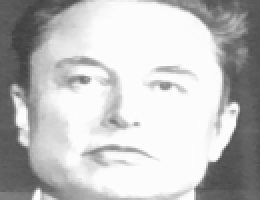
#> input picture 05. Face Recognize Project/dataset/ElonMusk/1.png, 130 x 100 px, given in place of the camera (shown 2 times larger)
$ python create_data.py
#> lines starting #> are read from the running program, lines starting #| are printed output that depends on the picture; after the words box and inside, x2 and y2 are one past the last pixel; in counts of white or black regions, pixels touching at a corner belong together
import cv2 #opencv
import os #library os

haar_file = 'haarcascade_frontalface_default.xml'
datasets = 'dataset'
sub_data = 'Mizra Hala'

path = os.path.join(datasets, sub_data) #/dataset/sanjay

if not os.path.isdir(path): #if this folder is not present
    os.mkdir(path) #create that folder

(width, height) = (130, 100)


face_cascade = cv2.CascadeClassifier(haar_file) #loading face detection alg.
webcam = cv2.VideoCapture(0) #camera initialization

count = 1

while count < 31:
    print(count)
    (_, im) = webcam.read() #read frame from camera
#> im is the input picture: shape (100, 130, 3); min 64, max 255, mean 192
    gray = cv2.cvtColor(im, cv2.COLOR_BGR2GRAY) #color frame to gray
    faces = face_cascade.detectMultiScale(gray, 1.3, 4) #detect face.
#> faces = [[14, 6, 89, 89]]
    for (x,y,w,h) in faces:
        cv2.rectangle(im,(x,y),(x+w,y+h),(255,0,0),2) #draw rectangle around face
        face = gray[y:y + h, x:x + w] #crop only face part
        face_resize = cv2.resize(face, (width, height))
        cv2.imwrite('%s/%s.png' % (path,count), face_resize)
        count += 1
#> this loop made 1 pass
#> (x, y, w, h, count) on pass 1: (14, 6, 89, 89, 2)
#> pass 1, `face = gray[y:y + h, x:x + w]`:
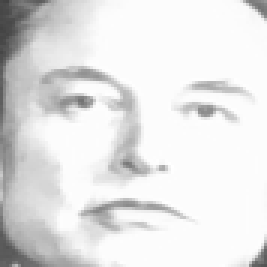
#> face: shape (89, 89) (shown 3 times larger); min 67, max 255, mean 227.3
#> pass 1, `face_resize = cv2.resize(face, (width, height))`:
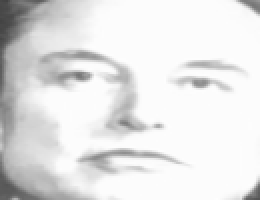
#> face_resize: shape (100, 130) (shown 2 times larger); min 67, max 254, mean 227.2
#> after the loop:
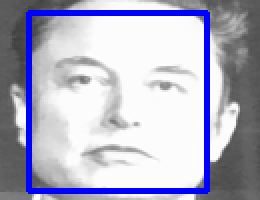
#> im: shape (100, 130, 3) (shown 2 times larger); 8.18% of pixels changed, all inside (x1, y1, x2, y2) = (13, 5, 105, 97)
#> after the loop, count = 2

    cv2.imshow('OpenCV', im)
    key = cv2.waitKey(10)
#> (key Esc is pressed here)
    if key == 27:
        break
webcam.release()
cv2.destroyAllWindows()
